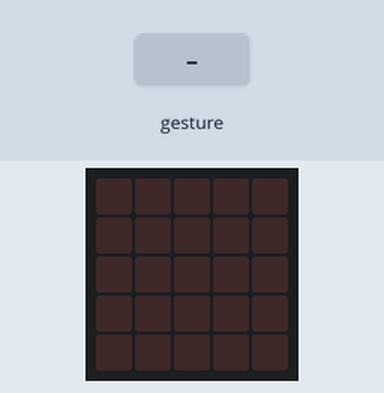
Simulated run of this program. Board: BBC micro:bit (MakeCode). Parts: the board's 5×5 LED display. The inputs (shaded band) are chosen by the test bench. A tilt is held for 1.5 s and a shake lasts 1 s, then the board lies face up again.

Above: at 1.2 s.
1.3 s: gesture 'shake'
At 1.7 s:
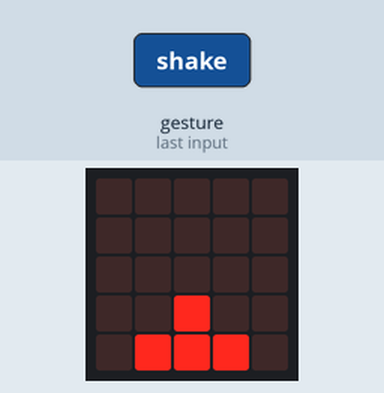
At 2.1 s:
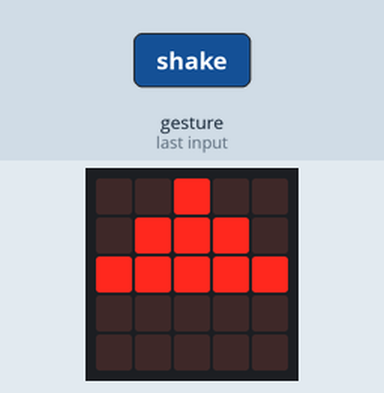
Timing chart, 0 to 4.3 s (numbered marks = the images above; inputs shaded):
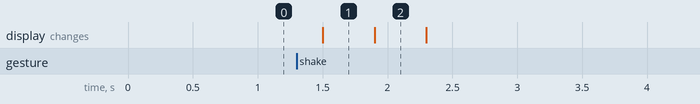

The program:

main.ts
```typescript
input.onGesture(Gesture.Shake, function () {
    basic.showLeds(`
        . . . . .
        . . . . .
        . . . . .
        . . # . .
        . # # # .
        `)
    basic.clearScreen()
    basic.showLeds(`
        . . # . .
        . # # # .
        # # # # #
        . . . . .
        . . . . .
        `)
    basic.clearScreen()
})
```

test.ts
```typescript
// aquí va el archivo "tests"; esto no se compilará cuando este paquete se utilice como una extensión.
```

Measured:
- after the input at 1.3 s, the display: changes after 0.20 s (image 1)
- what the display in image 1 shows lasts 0.4 s, from 1.5 s to 1.9 s
